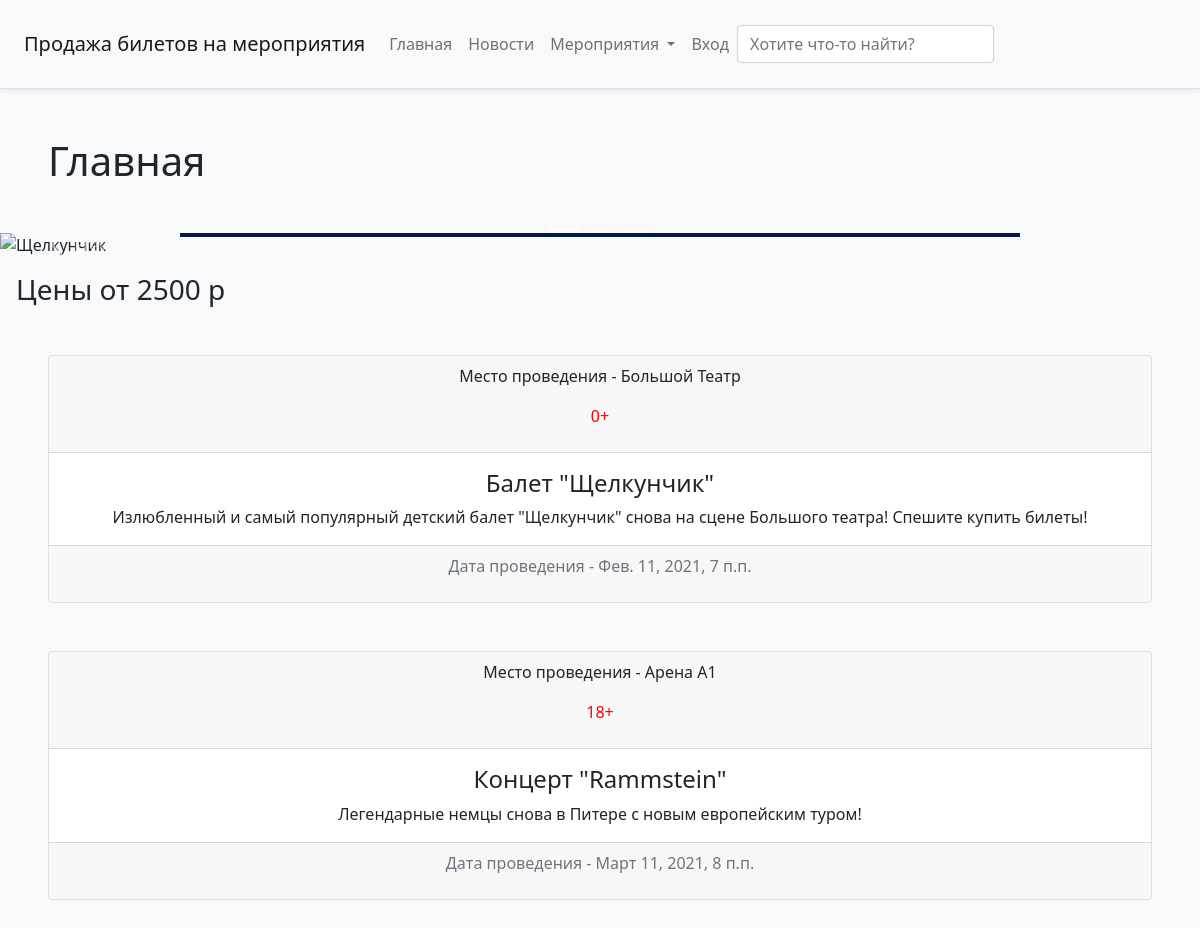
The app's page /, older data.
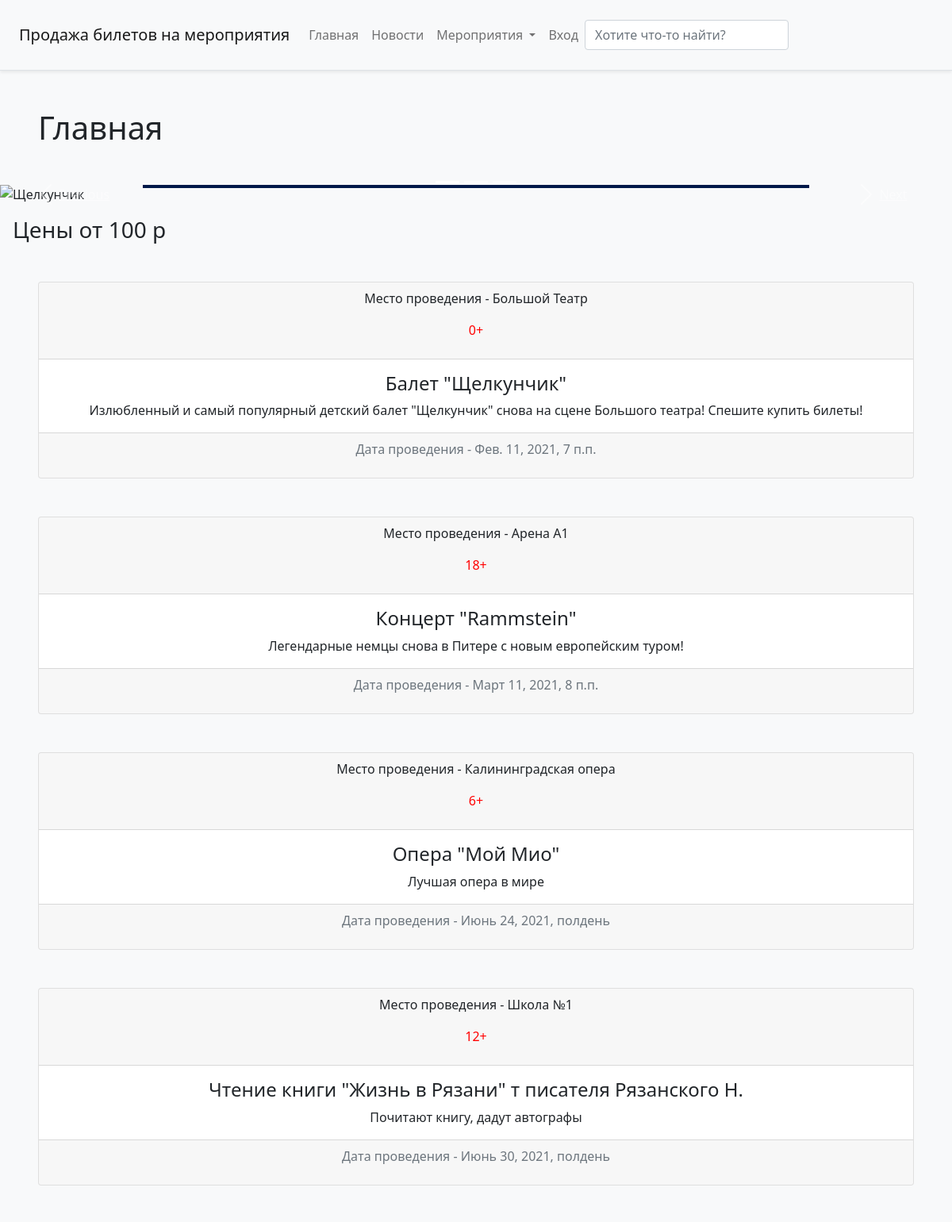
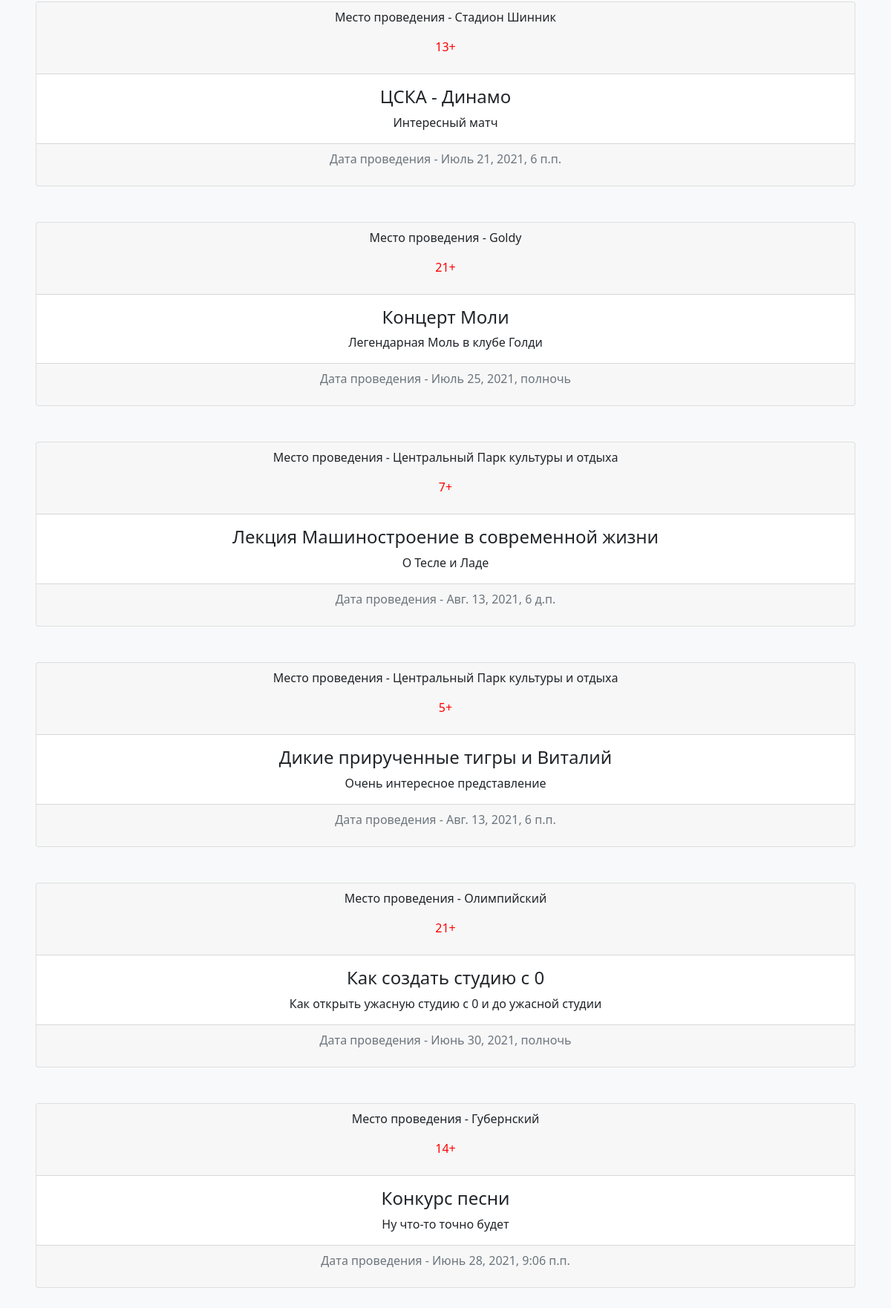
The same page, newer data (2 pictures, top to bottom).
### main/models.py (models this page shows, shortened)
class Event(models.Model):
    id = models.AutoField(primary_key=True)
    Name = models.TextField('Название')
    Date = models.DateTimeField('Дата и время мероприятия')
    Place_id = models.ForeignKey(Places, on_delete=models.CASCADE)
    About = models.TextField('Описание мероприятия')
    TypeId = models.ForeignKey(EventTypes, on_delete=models.CASCADE)
    ConfineId = models.ForeignKey(Confines, on_delete=models.CASCADE)
    class Meta:
        verbose_name= 'Мероприятие'
        verbose_name_plural= 'Мероприятия'

class Places(models.Model):
    id = models.AutoField(primary_key=True)
    Name = models.TextField('Название места')
    About = models.TextField('Описание места')
    TypeId = models.ForeignKey(PlaceType, on_delete=models.CASCADE)
    Adress = models.TextField('Адрес проведения мероприятия')
    CityId = models.ForeignKey(City, on_delete=models.CASCADE)
    class Meta:
        verbose_name = 'Площадка проведения мероприятия'
        verbose_name_plural = 'Площадки проведения мероприятий'
    def __str__(self):
        return self.Name

class Confines(models.Model):
    id = models.AutoField(primary_key=True)
    Name = models.TextField('Название')
    About = models.TextField('Описание')
    class Meta:
        verbose_name= 'Ограничение'
        verbose_name_plural= 'Ограничения'
    def __str__(self):
        return self.Name

### main/views.py (the view)
# urls.py: path('', views.index, name='home'),
def index(request):
    event = Event.objects.all()
    ticket = Tickets.objects.values_list('Price')
    n = ticket.order_by('Price').first()
    if request.method == 'POST':
        tick = SoldTickets.objects.create(id, TicketId=ticket.id, EvId=event.id, Name=user.first_name, Surname=user.last_name, Buyer=user.id)
        return redirect('profile')
    return render(request, 'main/index.html', {'event':event, 'ticket':ticket, 'n':n})

### main/templates/main/index.html (shortened to what this page needs)
{% extends 'main/base.html' %}
{% block name %}
<h1 class="m-5">Главная</h1>
<div id="carouselExampleIndicators" class="carousel slide" data-ride="carousel">
  <ol class="carousel-indicators">
    <li data-target="#carouselExampleIndicators" data-slide-to="0" class="active"></li>
    <li data-target="#carouselExampleIndicators" data-slide-to="1"></li>
    <li data-target="#carouselExampleIndicators" data-slide-to="2"></li>
  </ol>
  <div class="carousel-inner">
    <div class="carousel-item active">
      <img class="d-block w-100" src="https://posta-magazine.ru/wp-content/uploads/2020/04/main_nutcracker-online_posta-magazine.jpg" alt="Щелкунчик">
        <div class="carousel-caption d-none d-md-block" style="background-color: #001949">
        </div>
    </div>
  </div>
  <a class="carousel-control-prev" href="#carouselExampleIndicators" role="button" data-slide="prev">
    <span class="carousel-control-prev-icon" aria-hidden="true"></span>
    <span class="sr-only">Previous</span>
  </a>
  <a class="carousel-control-next" href="#carouselExampleIndicators" role="button" data-slide="next">
    <span class="carousel-control-next-icon" aria-hidden="true"></span>
    <span class="sr-only">Next</span>
  </a>
</div>
<h3 class="m-3">Цены от {{ n|slugify }} р</h3>
{% for el in event %}
 <div class="card text-center m-5">
  <div class="card-header">
      <p>Место проведения - {{ el.Place_id }}</p>
          <p style="color:red">{{ el.ConfineId }}</p>
  </div>
  <div class="card-body">
    <h4 class="card-title">{{ el.Name }}</h4>
    <p class="card-text">{{ el.About }}</p>
  </div>
  <div class="card-footer text-muted">
        <p>Дата проведения - {{ el.Date }}</p>
  </div>
  </div>
 {% endfor %}
{% endblock %}

Row changes from the older to the newer data that the page shows:
added Event: Place_id "Калининградская опера", ConfineId "6+", Name "Опера \"Мой Мио\"", About "Лучшая опера в мире", Date "Июнь 24, 2021, полдень"
added Event: Place_id "Школа №1", ConfineId "12+", Name "Чтение книги \"Жизнь в Рязани\" т писателя Рязанского Н.", About "Почитают книгу, дадут автографы", Date "Июнь 30, 2021, полдень"
added Event: Place_id "Стадион Шинник", ConfineId "13+", Name "ЦСКА - Динамо", About "Интересный матч", Date "Июль 21, 2021, 6 п.п."
added Event: Place_id "Goldy", ConfineId "21+", Name "Концерт Моли", About "Легендарная Моль в клубе Голди", Date "Июль 25, 2021, полночь"
added Event: Place_id "Центральный Парк культуры и отдыха", ConfineId "7+", Name "Лекция Машиностроение в современной жизни", About "О Тесле и Ладе", Date "Авг. 13, 2021, 6 д.п."
added Event: Place_id "Центральный Парк культуры и отдыха", ConfineId "5+", Name "Дикие прирученные тигры и Виталий", About "Очень интересное представление", Date "Авг. 13, 2021, 6 п.п."
added Event: Place_id "Олимпийский", ConfineId "21+", Name "Как создать студию с 0", About "Как открыть ужасную студию с 0 и до ужасной студии", Date "Июнь 30, 2021, полночь"
added Event: Place_id "Губернский", ConfineId "14+", Name "Конкурс песни", About "Ну что-то точно будет", Date "Июнь 28, 2021, 9:06 п.п."
Text that changed along with them:
{{ n|slugify }}: "2500" → "100"
